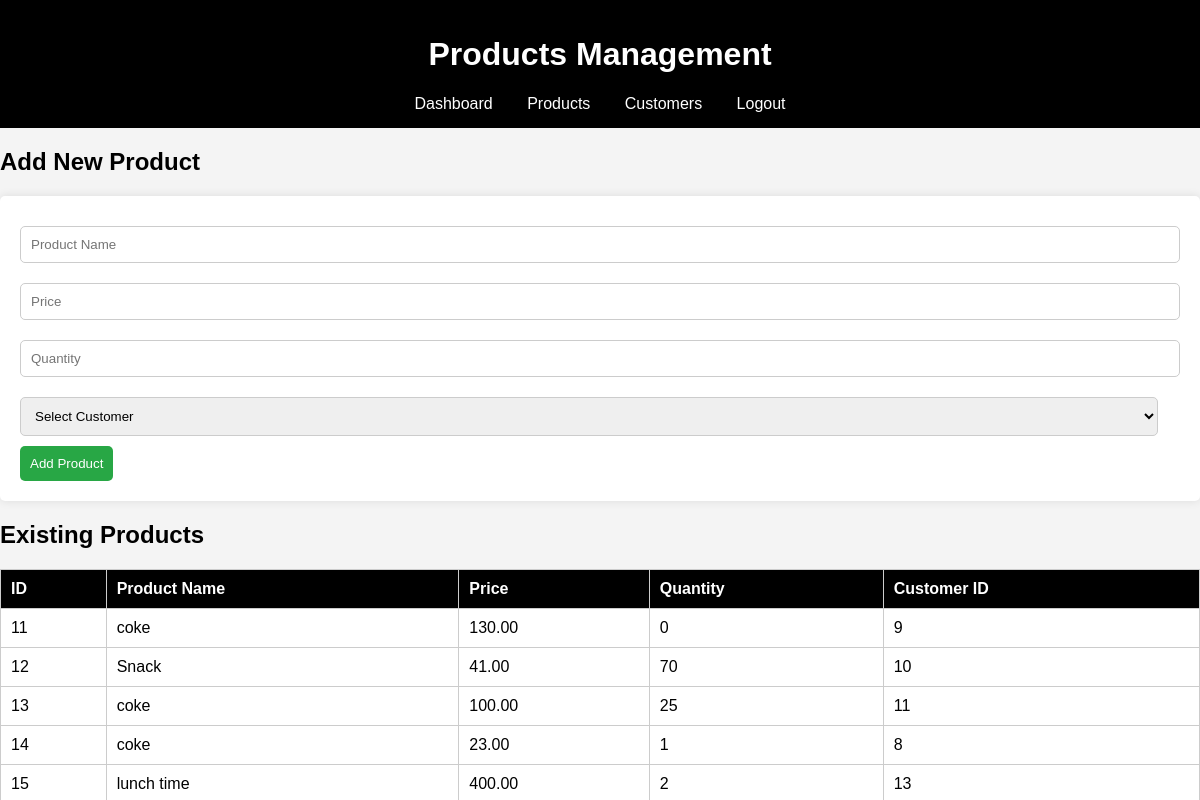
/products.php (signed in), run on the app's committed database.
### tables this page shows
CREATE TABLE `products` (
  `product_id` int(11) NOT NULL,
  `product_name` varchar(100) NOT NULL,
  `price` decimal(10,2) NOT NULL,
  `stock` int(11) NOT NULL,
  `created_at` timestamp NOT NULL DEFAULT current_timestamp(),
  `customer_id` int(10) NOT NULL
);

### products.php (the view, shortened to what this page needs)
<?php
include('db_connection.php');
$query = "SELECT * FROM products";
$result = mysqli_query($conn, $query);
?>
<!DOCTYPE html>
<html>
<head>
</head>
<body>
    <header>
        <h1>Products Management</h1>
        <nav>
            <a href="dashboard.php">Dashboard</a>
            <a href="products.php">Products</a>
            <a href="customers.php">Customers</a>
            <a class="logout" href="logout.php">Logout</a>
        </nav>
    </header>
    <main>
        <h2>Add New Product</h2>
        <form method="POST" action="">
            <input type="text" name="product_name" placeholder="Product Name" >
            <input type="number" name="price" placeholder="Price" step="0.01" >
            <input type="number" name="stock" placeholder="Quantity" >
            <select name="customer_id" required>
                <option value="">Select Customer</option>
            </select>
            <button type="submit">Add Product</button>
        </form>
        <h2>Existing Products</h2>
        <table>
            <tr>
                <th>ID</th>
                <th>Product Name</th>
                <th>Price</th>
                <th>Quantity</th>
                <th>Customer ID</th>
            </tr>
            <?php while ($row = mysqli_fetch_assoc($result)): ?>
            <tr>
                <td><?php echo htmlspecialchars($row['product_id']); ?></td>
                <td><?php echo htmlspecialchars($row['product_name']); ?></td>
                <td><?php echo htmlspecialchars($row['price']); ?></td>
                <td><?php echo htmlspecialchars($row['stock']); ?></td>
                <td><?php echo htmlspecialchars($row['customer_id']); ?></td>
            </tr>
            <?php endwhile; ?>
        </table>
    </main>
</body>
</html>

### products.php (style rules this page uses)
body { font-family: Arial, sans-serif; background-color: #f4f4f4; margin: 0; padding: 0; }
header { background: black; color: white; padding: 15px; text-align: center; }
nav a { color: white; text-decoration: none; margin: 0 15px; }
table { width: 100%; border-collapse: collapse; margin-top: 20px; background: white; }
th, td { padding: 10px; border: 1px solid #ccc; text-align: left; }
th { background-color: black; color: white; }
form { background: white; padding: 20px; border-radius: 5px; box-shadow: 0 0 10px rgba(0, 0, 0, 0.1); }
input, select { width: calc(100% - 22px); padding: 10px; margin: 10px 0; border: 1px solid #ccc; border-radius: 5px; }
button { background: #28a745; color: white; border: none; padding: 10px; cursor: pointer; border-radius: 5px; }

### data on the page
products: product_id "11", product_name "coke", price "130.00", stock "0", customer "9"
products: product_id "12", product_name "Snack", price "41.00", stock "70", customer "10"
products: product_id "13", product_name "coke", price "100.00", stock "25", customer "11"
products: product_id "14", product_name "coke", price "23.00", stock "1", customer "8"
products: product_id "15", product_name "lunch time", price "400.00", stock "2", customer "13"
